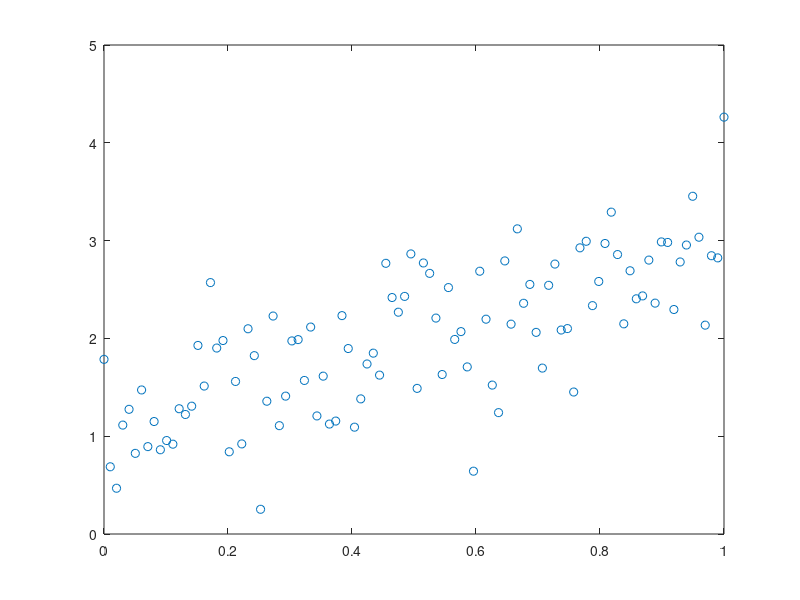

This chart was generated by the following MATLAB code: (Note: this script raises an error after producing the figure.)
clear all
close all
clc

PathToSPES = '/Users/sventuri/Dropbox/SPES/Data_Test/TwoDLinearRegression/'

%size = 97;
size = 100;
true_intercept = 1;
true_slope = 2;

x = linspace(0, 1, size);
true_regression_line = true_intercept + true_slope * x;
y = true_regression_line + normrnd(0,0.5,[1,size]);

%x_out = [x, [.1, .15, .2]]';
%y_out = [y, [8, 6, 9]]';
x_out = [x]';
y_out = [y]';

figure
plot(x_out,y_out,'o')


FileX  = strcat(PathToSPES,'/x.csv');
fileID = fopen(FileX,'w');
fprintf(fileID,'x\n')
for i = 1:length(x_out)
  fprintf(fileID,'%f\n', x_out(i));
end 

FileY = strcat(PathToSPES,'/y.csv');
fileID = fopen(FileY,'w');
fprintf(fileID,'y\n')
for i = 1:length(x_out)
  fprintf(fileID,'%f\n', y_out(i));
end 

FileX = strcat(PathToSPES,'/xToCompare.csv');
fileID = fopen(FileX,'w');
fprintf(fileID,'x\n')
for i = 1:length(x_out)
  fprintf(fileID,'%f\n', x_out(i));
end 

FileX = strcat(PathToSPES,'/xToPlot.csv');
fileID = fopen(FileX,'w');
fprintf(fileID,'x\n')
for i = 1:length(x_out)
  fprintf(fileID,'%f\n', x_out(i));
end 

FileY = strcat(PathToSPES,'/yToCompare.csv');
fileID = fopen(FileY,'w');
fprintf(fileID,'y\n')
for i = 1:length(x_out)
  fprintf(fileID,'%f\n', y_out(i));
end 

FileXY = strcat(PathToSPES,'/xyToPlot.csv');
fileID = fopen(FileXY,'w');
fprintf(fileID,'x,y\n')
for i = 1:length(x_out)
  fprintf(fileID,'%f,%f\n',[x_out(i),y_out(i)]);
end 